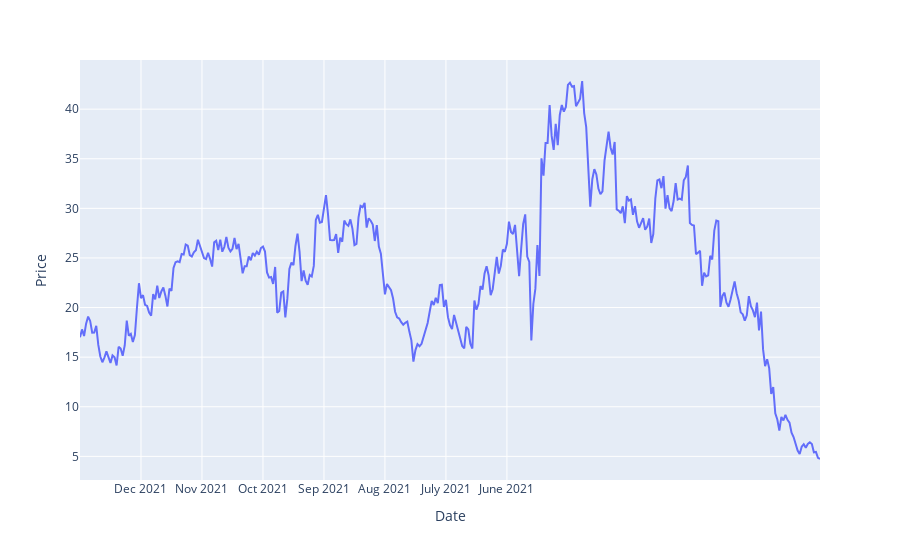

Notebook code cell kept with this figure:
### Code cell
df = pd.read_csv("uniswap_price_data.csv")
fig = px.line(df, x="Date", y="Price")

# template="plotly_dark"

fig.update_layout(
    xaxis = dict(
        tickmode = "array",
        tickvals = ['Mar 01, 2022', 'Feb 05, 2022', 'Jan 06, 2022', 'Dec 01, 2021',
                    'Nov 01, 2021', 'Oct 02, 2021', 'Sep 02, 2021', 'Aug 03, 2021',
                    'Jul 04, 2021', 'Jun 04, 2021'],
        ticktext = ['Mar 2022', 'Feb 2022', 'Jan 2022', 'Dec 2021',
                    'Nov 2021', 'Oct 2021', 'Sep 2021', 'Aug 2021',
                    'July 2021', 'June 2021']
    )
)

# # chart line color red
# fig.update_traces(line_color='#FF0000')

fig.show()

### Figure 1 — Plotly figure (JSON) as saved in the notebook; plotly's stock layout.template omitted (floating-point values rounded to 4 significant figures; data arrays with more than 128 entries replaced by an {"elided": "..."} marker saying what was removed)
{"data": [{"hovertemplate": "Date=%{x}<br>Price=%{y}<extra></extra>", "legendgroup": "", "line": {"color": "#636efa", "dash": "solid"}, "marker": {"symbol": "circle"}, "mode": "lines", "name": "", "orientation": "v", "showlegend": false, "type": "scatter", "x": {"elided": "365 str values"}, "xaxis": "x", "y": {"elided": "365 float values"}, "yaxis": "y"}], "layout": {"legend": {"tracegroupgap": 0}, "margin": {"t": 60}, "xaxis": {"anchor": "y", "domain": [0, 1], "tickmode": "array", "ticktext": ["Mar 2022", "Feb 2022", "Jan 2022", "Dec 2021", "Nov 2021", "Oct 2021", "Sep 2021", "Aug 2021", "July 2021", "June 2021"], "tickvals": ["Mar 01, 2022", "Feb 05, 2022", "Jan 06, 2022", "Dec 01, 2021", "Nov 01, 2021", "Oct 02, 2021", "Sep 02, 2021", "Aug 03, 2021", "Jul 04, 2021", "Jun 04, 2021"], "title": {"text": "Date"}}, "yaxis": {"anchor": "x", "domain": [0, 1], "title": {"text": "Price"}}}}
